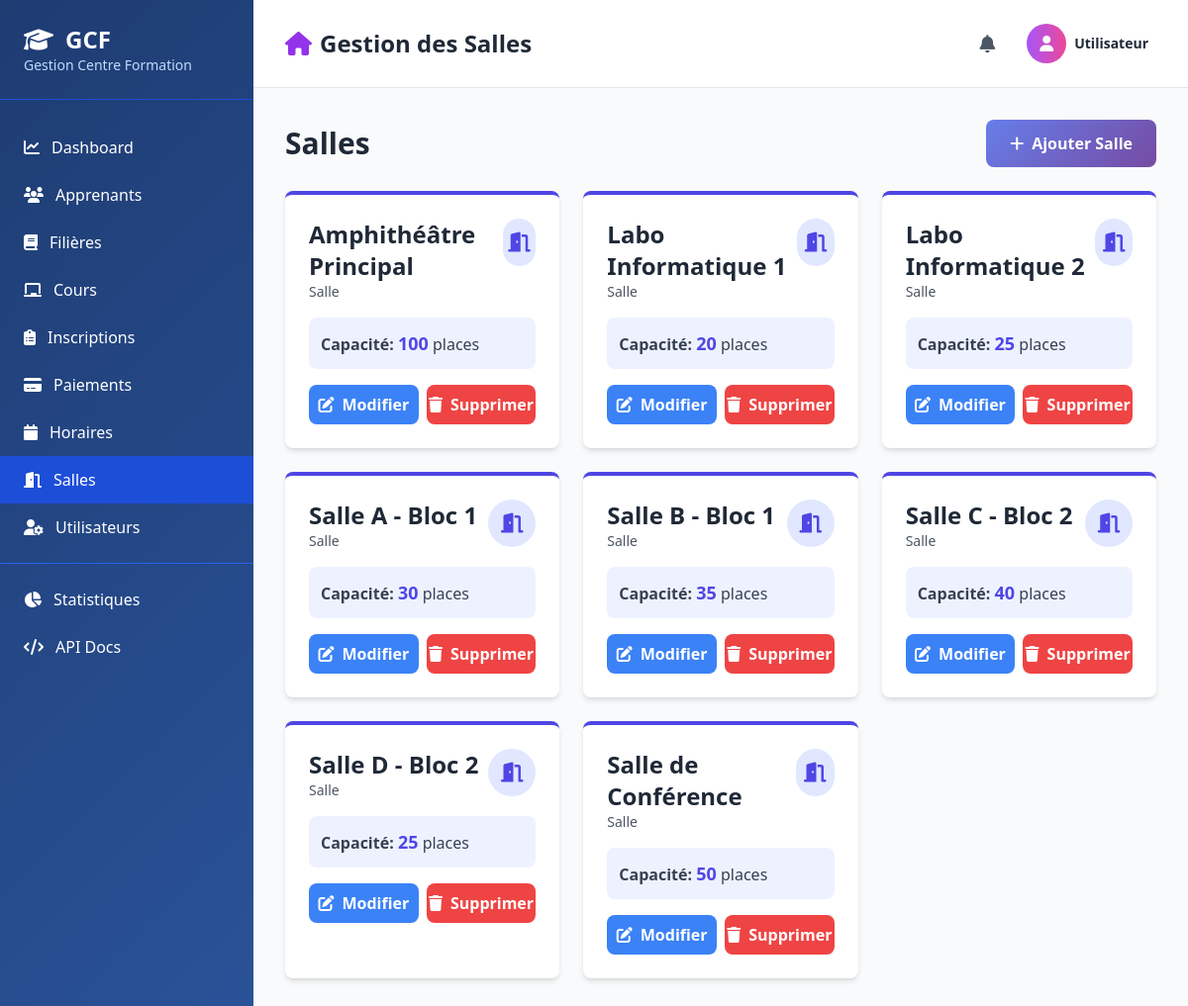
The page /pages/salles.php on the database its author committed.
### tables this page shows
CREATE TABLE `salle` (
  `id_salle` int(11) NOT NULL,
  `nom` varchar(100) NOT NULL,
  `capacite` int(11) DEFAULT NULL
);

### classes/Salle.php (called while the page is built, shortened)
<?php
class Salle {
    private $conn;
    private $table = 'salle';
    public function __construct($db) {
        $this->conn = $db;
    }
    public function getAll() {
        $query = "SELECT * FROM " . $this->table . " ORDER BY nom ASC";
        $stmt = $this->conn->prepare($query);
        $stmt->execute();
        return $stmt->fetchAll(PDO::FETCH_ASSOC);
    }
}

### pages/salles.php (the view, shortened to what this page needs)
<?php
require_once __DIR__ . '/../classes/Salle.php';
$database = new Database();
$db = $database->connect();
$salle = new Salle($db);
$salles = $salle->getAll();
include __DIR__ . '/../includes/header.php';
?>
                <div class="flex justify-between items-center mb-6">
                    <h2 class="text-3xl font-bold text-gray-800">Salles</h2>
                    <button onclick="openModal('addModal')" class="btn-primary text-white px-6 py-3 rounded-lg font-semibold flex items-center">
                        <i class="fas fa-plus mr-2"></i>Ajouter Salle
                    </button>
                </div>
                <div class="grid grid-cols-1 md:grid-cols-2 lg:grid-cols-3 gap-6">
                    <?php foreach ($salles as $s): ?>
                    <div class="bg-white rounded-lg shadow-md p-6 border-t-4 border-indigo-600 hover:shadow-lg transition">
                        <div class="flex items-start justify-between mb-4">
                            <div>
                                <h3 class="text-2xl font-bold text-gray-800"><?php echo htmlspecialchars($s['nom']); ?></h3>
                                <p class="text-gray-600 text-sm">Salle</p>
                            </div>
                            <div class="w-12 h-12 rounded-full bg-indigo-100 flex items-center justify-center">
                                <i class="fas fa-door-open text-indigo-600 text-xl"></i>
                            </div>
                        </div>
                        <div class="mb-4 p-3 bg-indigo-50 rounded-lg">
                            <p class="text-gray-700"><strong>Capacité:</strong> <span class="text-lg font-bold text-indigo-600"><?php echo $s['capacite']; ?></span> places</p>
                        </div>
                        <div class="flex gap-2">
                            <a href="?edit=<?php echo $s['id_salle']; ?>" class="flex-1 text-center bg-blue-500 text-white py-2 rounded-lg hover:bg-blue-600 font-semibold">
                                <i class="fas fa-edit mr-2"></i>Modifier
                            </a>
                            <a href="?delete=<?php echo $s['id_salle']; ?>" class="flex-1 text-center bg-red-500 text-white py-2 rounded-lg hover:bg-red-600 font-semibold" onclick="return confirm('Êtes-vous sûr?')">
                                <i class="fas fa-trash mr-2"></i>Supprimer
                            </a>
                        </div>
                    </div>
                    <?php endforeach; ?>
                </div>
<?php include __DIR__ . '/../includes/footer.php'; ?>

### includes/header.php (style rules this page uses)
body { background: linear-gradient(135deg, #667eea 0%, #764ba2 100%); min-height: 100vh; }
.btn-primary { background: linear-gradient(135deg, #667eea 0%, #764ba2 100%); transition: all 0.3s ease; }

### rows shown on the page
salle: nom "Amphithéâtre Principal", capacite "100"
salle: nom "Labo Informatique 1", capacite "20"
salle: nom "Labo Informatique 2", capacite "25"
salle: nom "Salle A - Bloc 1", capacite "30"
salle: nom "Salle B - Bloc 1", capacite "35"
salle: nom "Salle C - Bloc 2", capacite "40"
salle: nom "Salle D - Bloc 2", capacite "25"
salle: nom "Salle de Conférence", capacite "50"

### other values the page prints
$page_title "Gestion des Salles"
